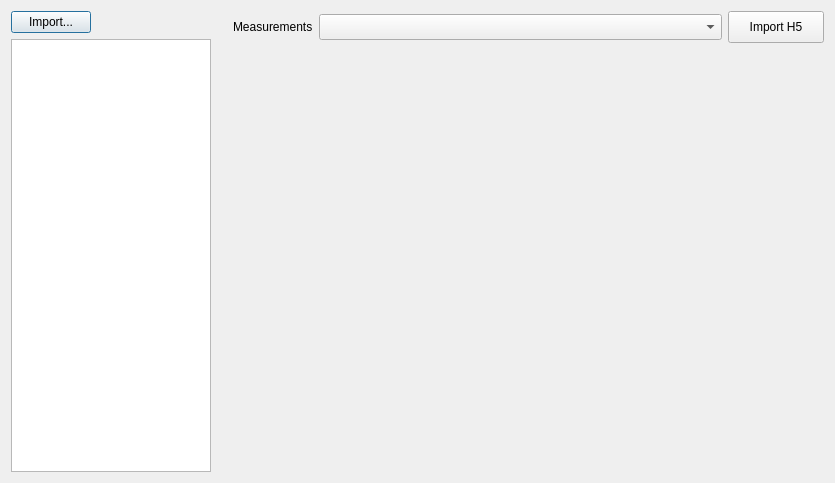
<?xml version="1.0" encoding="UTF-8"?>
<ui version="4.0">
 <class>Dialog</class>
 <widget class="QDialog" name="Dialog">
  <property name="windowModality">
   <enum>Qt::NonModal</enum>
  </property>
  <property name="geometry">
   <rect>
    <x>0</x>
    <y>0</y>
    <width>835</width>
    <height>483</height>
   </rect>
  </property>
  <property name="windowTitle">
   <string>Dialog</string>
  </property>
  <widget class="QWidget" name="layoutWidget">
   <property name="geometry">
    <rect>
     <x>11</x>
     <y>11</y>
     <width>212</width>
     <height>461</height>
    </rect>
   </property>
   <layout class="QVBoxLayout" name="verticalLayout">
    <item>
     <widget class="QPushButton" name="btnImportMeasurements">
      <property name="sizePolicy">
       <sizepolicy hsizetype="Fixed" vsizetype="Fixed">
        <horstretch>0</horstretch>
        <verstretch>0</verstretch>
       </sizepolicy>
      </property>
      <property name="text">
       <string>Import...</string>
      </property>
     </widget>
    </item>
    <item>
     <widget class="QTreeWidget" name="twVariable">
      <property name="enabled">
       <bool>true</bool>
      </property>
      <property name="sizePolicy">
       <sizepolicy hsizetype="Fixed" vsizetype="Minimum">
        <horstretch>0</horstretch>
        <verstretch>0</verstretch>
       </sizepolicy>
      </property>
      <property name="minimumSize">
       <size>
        <width>200</width>
        <height>380</height>
       </size>
      </property>
      <property name="maximumSize">
       <size>
        <width>200</width>
        <height>16777215</height>
       </size>
      </property>
      <property name="baseSize">
       <size>
        <width>160</width>
        <height>460</height>
       </size>
      </property>
      <property name="font">
       <font>
        <family>Gill Sans</family>
        <pointsize>12</pointsize>
       </font>
      </property>
      <property name="frameShadow">
       <enum>QFrame::Raised</enum>
      </property>
      <property name="selectionMode">
       <enum>QAbstractItemView::MultiSelection</enum>
      </property>
      <property name="indentation">
       <number>10</number>
      </property>
      <property name="sortingEnabled">
       <bool>true</bool>
      </property>
      <property name="wordWrap">
       <bool>false</bool>
      </property>
      <property name="columnCount">
       <number>1</number>
      </property>
      <attribute name="headerVisible">
       <bool>false</bool>
      </attribute>
      <column>
       <property name="text">
        <string notr="true">1</string>
       </property>
      </column>
     </widget>
    </item>
   </layout>
  </widget>
  <widget class="QWidget" name="centralWidget" native="true">
   <property name="geometry">
    <rect>
     <x>233</x>
     <y>49</y>
     <width>591</width>
     <height>421</height>
    </rect>
   </property>
   <property name="sizePolicy">
    <sizepolicy hsizetype="Minimum" vsizetype="Minimum">
     <horstretch>1</horstretch>
     <verstretch>0</verstretch>
    </sizepolicy>
   </property>
   <property name="minimumSize">
    <size>
     <width>520</width>
     <height>380</height>
    </size>
   </property>
  </widget>
  <widget class="QWidget" name="layoutWidget">
   <property name="geometry">
    <rect>
     <x>233</x>
     <y>11</y>
     <width>591</width>
     <height>32</height>
    </rect>
   </property>
   <layout class="QHBoxLayout" name="horizontalLayout">
    <item>
     <widget class="QLabel" name="label_2">
      <property name="sizePolicy">
       <sizepolicy hsizetype="Fixed" vsizetype="Preferred">
        <horstretch>0</horstretch>
        <verstretch>0</verstretch>
       </sizepolicy>
      </property>
      <property name="layoutDirection">
       <enum>Qt::RightToLeft</enum>
      </property>
      <property name="text">
       <string>Measurements</string>
      </property>
     </widget>
    </item>
    <item>
     <widget class="QComboBox" name="cbxMeasurements">
      <property name="sizePolicy">
       <sizepolicy hsizetype="Minimum" vsizetype="Fixed">
        <horstretch>0</horstretch>
        <verstretch>0</verstretch>
       </sizepolicy>
      </property>
      <property name="minimumSize">
       <size>
        <width>400</width>
        <height>26</height>
       </size>
      </property>
     </widget>
    </item>
    <item>
     <widget class="QPushButton" name="btnLoadSignals">
      <property name="sizePolicy">
       <sizepolicy hsizetype="Maximum" vsizetype="Maximum">
        <horstretch>0</horstretch>
        <verstretch>0</verstretch>
       </sizepolicy>
      </property>
      <property name="minimumSize">
       <size>
        <width>32</width>
        <height>32</height>
       </size>
      </property>
      <property name="maximumSize">
       <size>
        <width>96</width>
        <height>48</height>
       </size>
      </property>
      <property name="text">
       <string>Import H5</string>
      </property>
      <property name="icon">
       <iconset>
        <normaloff>img/1495484755_Log Out.ico</normaloff>img/1495484755_Log Out.ico</iconset>
      </property>
      <property name="iconSize">
       <size>
        <width>32</width>
        <height>32</height>
       </size>
      </property>
     </widget>
    </item>
   </layout>
  </widget>
 </widget>
 <resources/>
 <connections/>
</ui>
